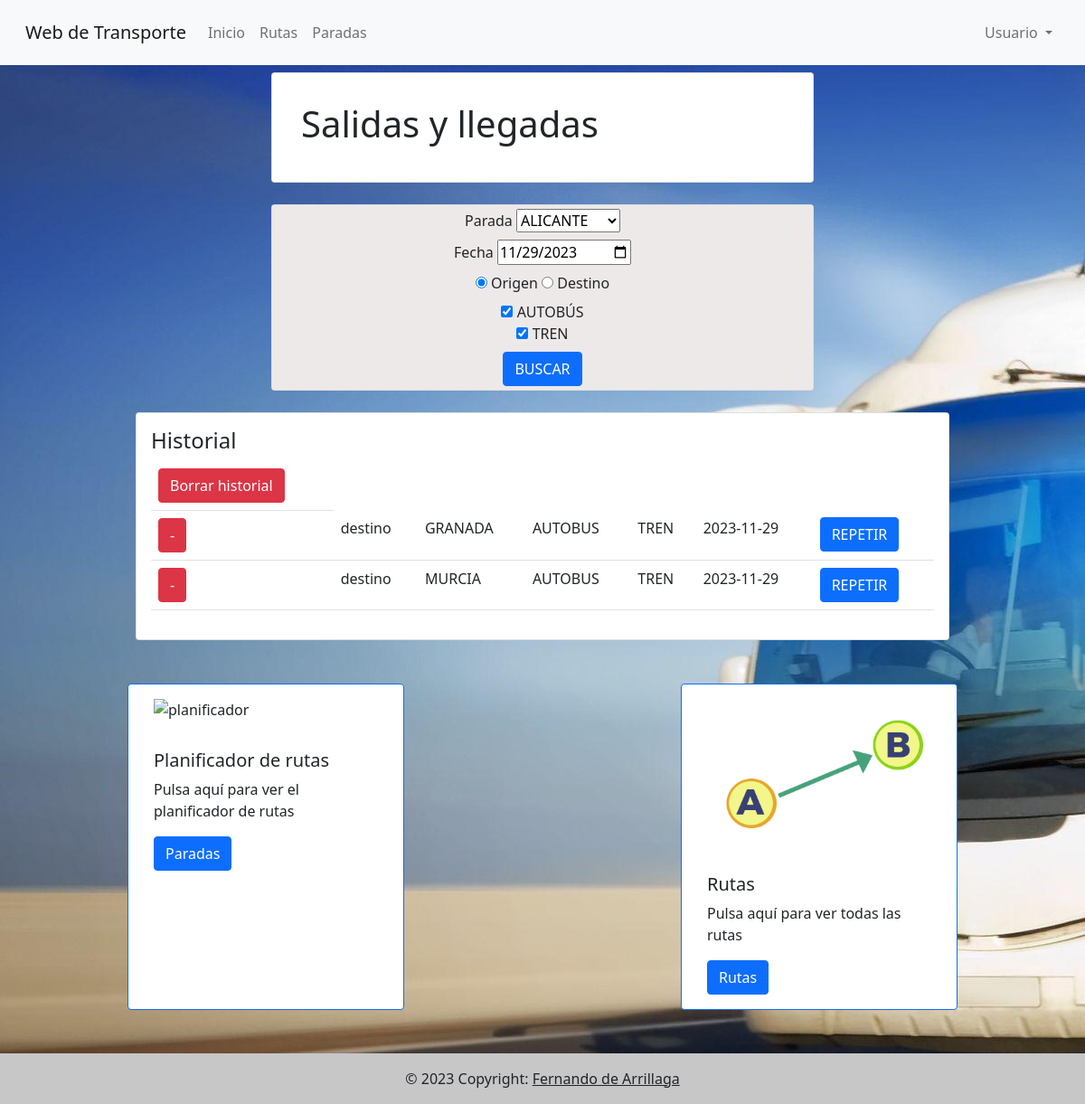
Page /paradas.php (signed in) on the committed database.
### tables this page shows
CREATE TABLE `historial` (
  `id` int(11) NOT NULL,
  `origen` varchar(11) DEFAULT NULL,
  `destino` varchar(11) DEFAULT NULL,
  `ruta` varchar(100) DEFAULT NULL,
  `parada` varchar(20) DEFAULT NULL,
  `fecha` date NOT NULL,
  `autobus` varchar(10) DEFAULT NULL,
  `tren` varchar(10) DEFAULT NULL,
  `id_usuario` int(11) DEFAULT NULL
);

### historial.php (the view, shortened to what this page needs)
<div class="d-flex justify-content-center">
    <div class="card text-start col-12 col-lg-9">
      <div class="card-body">
        <h4 class="card-title">Historial</h4>
        <?php
        $id=$_SESSION["id"];
        if ($pagina=="inicio") {
            $query="SELECT * FROM `historial` WHERE `origen` IS not null AND `destino` IS not null AND `id_usuario`=$id order BY `id` desc;";
        } elseif ($pagina=="rutas") {
            $query="SELECT * FROM `historial` WHERE `ruta` IS NOT NULL AND `id_usuario`=$id  order BY `id` desc;";
        } elseif ($pagina=="paradas") {
            $query="SELECT * FROM `historial` WHERE (`origen` is null AND `destino` is not null) OR (`origen` is NOT null AND `destino` is null) AND `id_usuario`=$id  order BY `id` desc;";
        }
        $sql=$conexion->query($query);
        $rows = array();
        while ($row = mysqli_fetch_assoc($sql)) {
        array_push($rows, $row);
        }
        ?>
        <table class="table table-stripped">
        <form action="borrarHistorial.php" method="post">
            <td><input type="submit" class="btn btn-danger" value="Borrar historial"></a></td>
            </form>
        <?php
        for ($i=0; $i < count($rows); $i++) {
            echo "<tr>";?>
            <form action="borrarHistorial.php" method="post">
            <td><input type="submit" class="btn btn-danger" value="-"></a></td>
            </form>
            <?php
            if($pagina=="inicio"){
                echo "<td>". $rows[$i]["origen"] ."</td>";
                echo "<td>". $rows[$i]["destino"]."</td>";
                echo "<td>". $rows[$i]["fecha"] ."</td>";
                echo "<td>". $rows[$i]["autobus"] ."</td>";
                echo "<td>". $rows[$i]["tren"] ."</td>";
                ?>
                <form action="resultado.php" method="post">
                <input type = "hidden" name = "origen" value = "<?php echo $rows[$i]['origen']?>" />
                <input type = "hidden" name = "destino" value = "<?php echo $rows[$i]['destino']?>" />
                <input type = "hidden" name = "fecha" value = "<?php echo $rows[$i]['fecha']?>" />
                <input type = "hidden" name = "autobus" value = "<?php echo $rows[$i]['autobus']?>" />
                <input type = "hidden" name = "tren" value = "<?php echo $rows[$i]['tren']?>" />
                <?php
            } elseif ($pagina=="paradas") {
                if ($rows[$i]["destino"]!=NULL) {
                    echo "<td>". $rows[$i]["destino"]."</td>";
                }
                echo "<td>". $rows[$i]["parada"] ."</td>";
                echo "<td>". $rows[$i]["autobus"] ."</td>";
                echo "<td>". $rows[$i]["tren"] ."</td>";
                echo "<td>". $rows[$i]["fecha"] ."</td>";
                ?>
                <form action="resultadoparadas.php" method="post">
                <?php
            }
            ?>
            <td><input type="submit" class="btn btn-primary" value="REPETIR"></a></td>
        </form>
            <?php
            echo "</tr>";
        }
        ?>
        </table>
      </div>
    </div>
</div>

### style.css (style rules this page uses)
body { padding-top: 80px; background-image: url(img/background.jpg); min-height: 100vh; display: flex; flex-direction: column; }
footer { margin-top: auto; }

### rows in the picture
historial: destino "destino", parada "GRANADA", autobus "AUTOBUS", tren "TREN", fecha "2023-11-29"
historial: destino "destino", parada "MURCIA", autobus "AUTOBUS", tren "TREN", fecha "2023-11-29"

### other values in the picture
$_SESSION["usuario"] "Usuario"
form field parada "ALICANTE"
